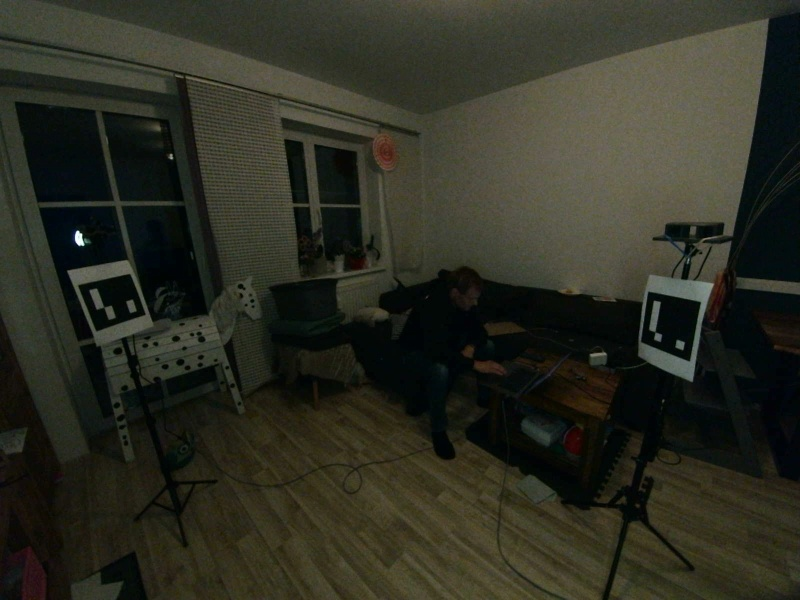
#> input picture elp1_test.jpg, 800 x 600 px, given in place of the camera
$ python calibrate_ov9281_charuco_auto_gated.py
#> lines starting #> are read from the running program, lines starting #| are printed output that depends on the picture
import cv2
import yaml
import time
import numpy as np
from pathlib import Path

BASE = Path.home() / "anthro3d"

LEFT_INDEX = 1
RIGHT_INDEX = 2
WIDTH = 1280
HEIGHT = 800

SQUARES_X = 9
SQUARES_Y = 6
SQUARE_SIZE_M = 0.020
MARKER_SIZE_M = 0.015

MIN_CORNERS_CAPTURE = 8
MIN_CORNERS_STEREO = 6
MIN_PAIRS = 50
MIN_STEREO_PAIRS = 18
AUTO_SAVE_INTERVAL_SEC = 0.5
MIN_CENTER_MOVE_PX = 120.0
MIN_AREA_CHANGE_RATIO = 0.25

OUT_DIR = BASE / "calib_ov9281_charuco_auto_gated"
OUT_DIR.mkdir(exist_ok=True)

def make_board():
    aruco_dict = cv2.aruco.getPredefinedDictionary(cv2.aruco.DICT_4X4_50)
    board = cv2.aruco.CharucoBoard(
        (SQUARES_X, SQUARES_Y),
        SQUARE_SIZE_M,
        MARKER_SIZE_M,
        aruco_dict,
    )
    if hasattr(board, "setLegacyPattern"):
        board.setLegacyPattern(True)
    return board, aruco_dict

def detector_params():
    params = cv2.aruco.DetectorParameters()
    if hasattr(cv2.aruco, "CORNER_REFINE_APRILTAG"):
        params.cornerRefinementMethod = cv2.aruco.CORNER_REFINE_APRILTAG
    elif hasattr(cv2.aruco, "CORNER_REFINE_SUBPIX"):
        params.cornerRefinementMethod = cv2.aruco.CORNER_REFINE_SUBPIX
    return params

def open_cam(idx):
    cap = cv2.VideoCapture(idx)
    cap.set(cv2.CAP_PROP_FRAME_WIDTH, WIDTH)
    cap.set(cv2.CAP_PROP_FRAME_HEIGHT, HEIGHT)
    return cap

def detect_charuco(gray, board, aruco_dict, params):
    marker_corners = None
    marker_ids = None
    try:
        detector = cv2.aruco.CharucoDetector(board)
        ch_corners, ch_ids, marker_corners, marker_ids = detector.detectBoard(gray)
        if ch_corners is not None and ch_ids is not None:
            return ch_corners, ch_ids, int(len(ch_ids)), marker_corners, marker_ids
    except Exception:
        pass
    marker_corners, marker_ids, _ = cv2.aruco.detectMarkers(gray, aruco_dict, parameters=params)
    if marker_ids is None or len(marker_ids) == 0:
        return None, None, 0, marker_corners, marker_ids
    try:
        ok, ch_corners, ch_ids = cv2.aruco.interpolateCornersCharuco(
            marker_corners,
            marker_ids,
            gray,
            board,
        )
    except Exception:
        return None, None, 0, marker_corners, marker_ids
    if ch_corners is None or ch_ids is None:
        return None, None, 0, marker_corners, marker_ids
    return ch_corners, ch_ids, int(len(ch_ids)), marker_corners, marker_ids

def draw_board_frame(vis, ch_corners, marker_corners, ok_color=(0, 255, 0)):
    pts = []
    if ch_corners is not None and len(ch_corners) > 0:
        pts.extend(ch_corners.reshape(-1, 2))
    if marker_corners is not None:
        for c in marker_corners:
            pts.extend(c.reshape(-1, 2))
    if len(pts) < 4:
        return
    pts = np.asarray(pts, dtype=np.float32)
    hull = cv2.convexHull(pts).astype(np.int32)
    cv2.polylines(vis, [hull], True, ok_color, 4)

# [61 lines left out: functions board_corners_3d, calibrate_one, stereo_points, view_signature, is_new_view, not called in this run]

def main():
    board, aruco_dict = make_board()
    params = detector_params()

    cap_l = open_cam(LEFT_INDEX)
    cap_r = open_cam(RIGHT_INDEX)

    if not cap_l.isOpened():
        raise RuntimeError("OV9281 L konnte nicht geoeffnet werden")
    if not cap_r.isOpened():
        raise RuntimeError("OV9281 R konnte nicht geoeffnet werden")

    left_data = []
    right_data = []
    image_size = None
    saved = 0
    live_ok = 0
    skipped_same = 0
    last_auto_save = 0.0
    last_signature = None

    while True:
        ret_l, frame_l = cap_l.read()
#> frame_l is the input picture: shape (600, 800, 3); mean B, G, R 34.8, 46.2, 45.3
        ret_r, frame_r = cap_r.read()

        if not ret_l or not ret_r:
            time.sleep(0.05)
            continue

        gray_l = cv2.cvtColor(frame_l, cv2.COLOR_BGR2GRAY)
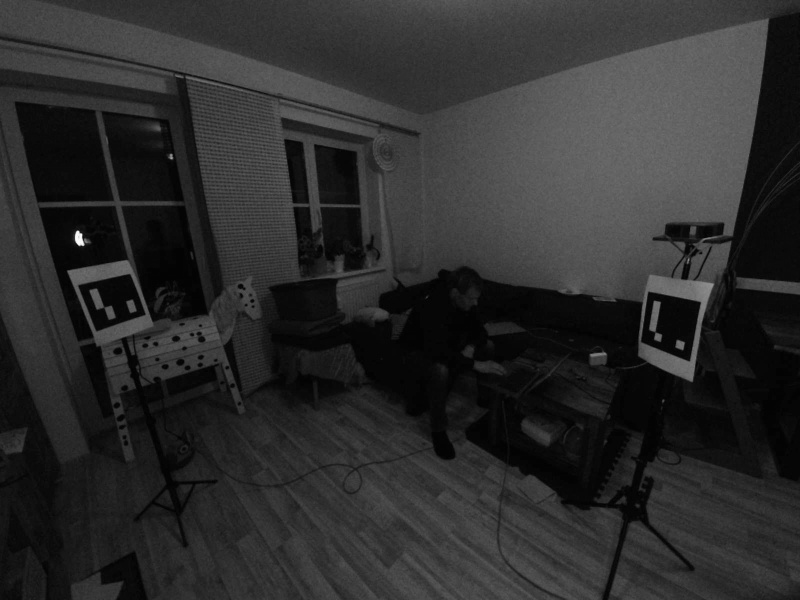
#> gray_l: shape (600, 800); min 0, max 253, mean 44.6
        gray_r = cv2.cvtColor(frame_r, cv2.COLOR_BGR2GRAY)

        image_size = (gray_l.shape[1], gray_l.shape[0])
#> image_size = (800, 600)

        ch_l, ids_l, n_l, marker_corners_l, marker_ids_l = detect_charuco(gray_l, board, aruco_dict, params)
#> in detect_charuco, `ch_corners, ch_ids, marker_corners, marker_ids = detector.detectBoard(..`: marker_corners = ()
#> in detect_charuco, `marker_corners, marker_ids, _ = cv2.aruco.detectMarkers(gray, aruco_di..`: marker_ids = None
#> n_l = 0; marker_corners_l = ()
        ch_r, ids_r, n_r, marker_corners_r, marker_ids_r = detect_charuco(gray_r, board, aruco_dict, params)
#> n_r = 0; marker_corners_r = ()

        markers_l = 0 if marker_ids_l is None else len(marker_ids_l)
#> markers_l = 0
        markers_r = 0 if marker_ids_r is None else len(marker_ids_r)
#> markers_r = 0

        ok_pair = n_l >= MIN_CORNERS_CAPTURE and n_r >= MIN_CORNERS_CAPTURE
#> ok_pair = False
        signature = view_signature(ch_l, ch_r) if ok_pair else None
        new_view = is_new_view(signature, last_signature) if ok_pair else False
#> new_view = False

        if ok_pair:
            live_ok += 1

        vis_l = frame_l.copy()
        vis_r = frame_r.copy()

        if marker_corners_l is not None and marker_ids_l is not None:
            cv2.aruco.drawDetectedMarkers(vis_l, marker_corners_l, marker_ids_l)
        if marker_corners_r is not None and marker_ids_r is not None:
            cv2.aruco.drawDetectedMarkers(vis_r, marker_corners_r, marker_ids_r)
        if ch_l is not None:
            cv2.aruco.drawDetectedCornersCharuco(vis_l, ch_l, ids_l)
        if ch_r is not None:
            cv2.aruco.drawDetectedCornersCharuco(vis_r, ch_r, ids_r)

        color = (0, 255, 0) if ok_pair and new_view else (0, 180, 255) if ok_pair else (0, 0, 255)
#> color = (0, 0, 255)

        draw_board_frame(vis_l, ch_l, marker_corners_l, color)
#> after the loop in draw_board_frame, `for c in marker_corners:`: pts = []
        draw_board_frame(vis_r, ch_r, marker_corners_r, color)

        cv2.rectangle(vis_l, (10, 10), (760, 185), (0, 0, 0), -1)
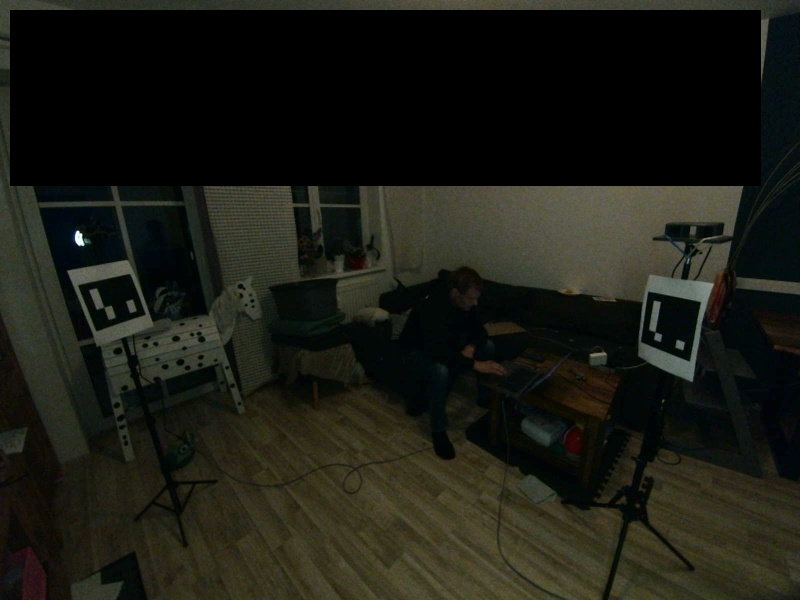
#> vis_l: shape (600, 800, 3); mean B, G, R 20.3, 27.9, 27.2
        cv2.rectangle(vis_r, (10, 10), (760, 185), (0, 0, 0), -1)

        status = "NEUE POSITION" if ok_pair and new_view else "BEWEGEN" if ok_pair else "BOARD SUCHEN"
#> status = 'BOARD SUCHEN'

        cv2.putText(vis_l, f"L Charuco: {n_l}  ArUco: {markers_l}", (20, 45), cv2.FONT_HERSHEY_SIMPLEX, 1.0, color, 2)
        cv2.putText(vis_l, f"saved: {saved}/{MIN_PAIRS}  ok: {live_ok}  same: {skipped_same}", (20, 85), cv2.FONT_HERSHEY_SIMPLEX, 1.0, color, 2)
        cv2.putText(vis_l, status, (20, 125), cv2.FONT_HERSHEY_SIMPLEX, 1.0, color, 2)
        cv2.putText(vis_l, "s=manuell speichern  q=abbrechen", (20, 165), cv2.FONT_HERSHEY_SIMPLEX, 0.8, color, 2)
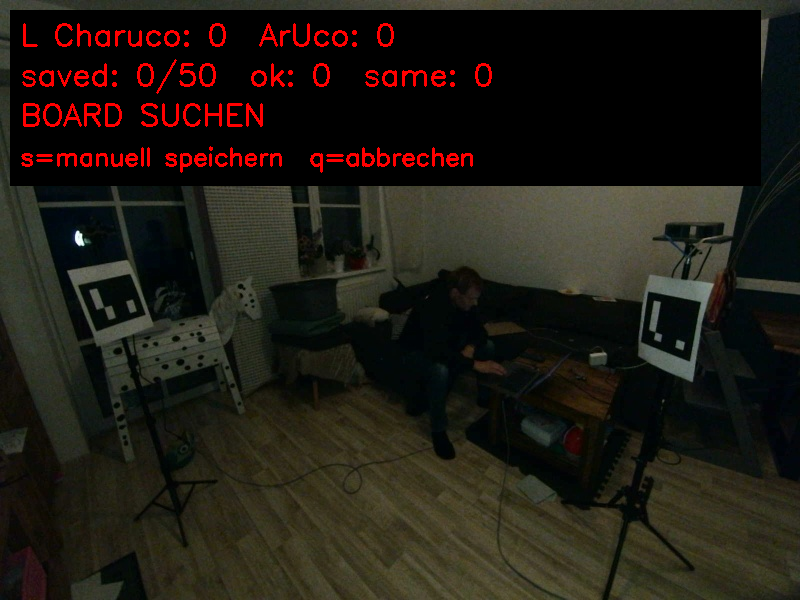
#> vis_l: shape (600, 800, 3); mean B, G, R 20.3, 27.9, 32.2

        cv2.putText(vis_r, f"R Charuco: {n_r}  ArUco: {markers_r}", (20, 45), cv2.FONT_HERSHEY_SIMPLEX, 1.0, color, 2)
        cv2.putText(vis_r, f"saved: {saved}/{MIN_PAIRS}  ok: {live_ok}  same: {skipped_same}", (20, 85), cv2.FONT_HERSHEY_SIMPLEX, 1.0, color, 2)
        cv2.putText(vis_r, status, (20, 125), cv2.FONT_HERSHEY_SIMPLEX, 1.0, color, 2)
        cv2.putText(vis_r, "s=manuell speichern  q=abbrechen", (20, 165), cv2.FONT_HERSHEY_SIMPLEX, 0.8, color, 2)
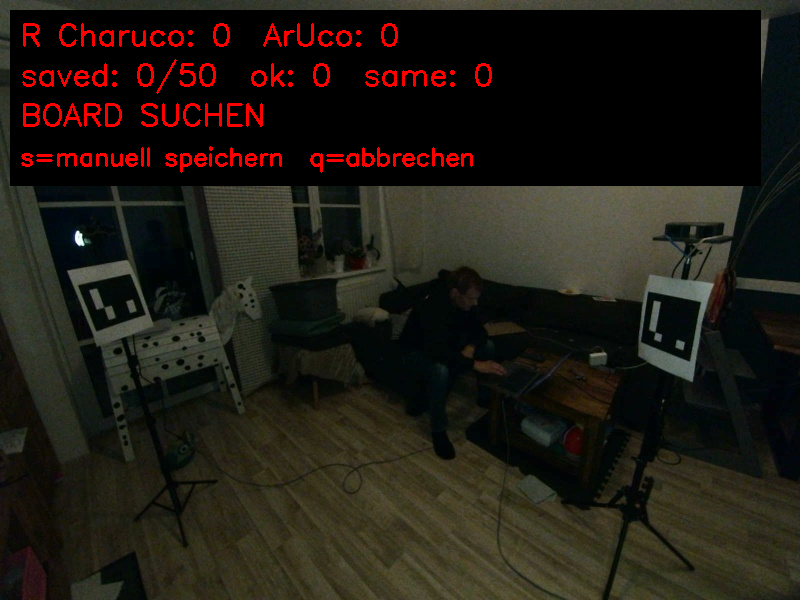
#> vis_r: shape (600, 800, 3); mean B, G, R 20.3, 27.9, 32.3

        combo = np.hstack((cv2.resize(vis_l, (640, 400)), cv2.resize(vis_r, (640, 400))))
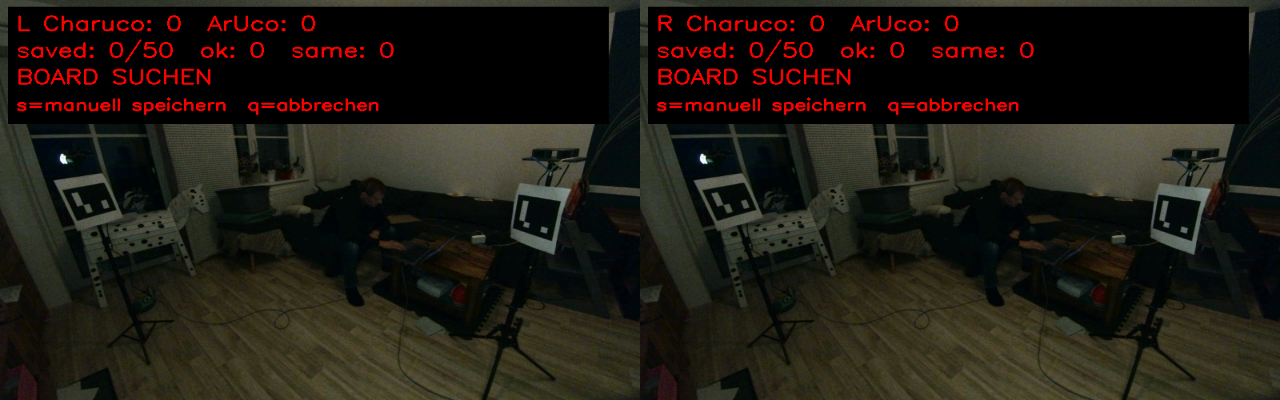
#> combo: shape (400, 1280, 3); mean B, G, R 20.2, 27.9, 32.2
        cv2.imshow("OV9281 Charuco Auto Gated", combo)

        key = cv2.waitKey(1) & 0xFF
#> (key q is pressed here)
        now = time.time()

        manual_save = key == ord("s")

        if ok_pair and saved < MIN_PAIRS and (manual_save or now - last_auto_save >= AUTO_SAVE_INTERVAL_SEC):
            if new_view or manual_save:
                left_data.append((ch_l.copy(), ids_l.copy()))
                right_data.append((ch_r.copy(), ids_r.copy()))
                cv2.imwrite(str(OUT_DIR / f"pair_{saved:03d}_L.png"), frame_l)
                cv2.imwrite(str(OUT_DIR / f"pair_{saved:03d}_R.png"), frame_r)
                saved += 1
                last_auto_save = now
                last_signature = signature
                mode = "manual" if manual_save else "auto"
                print(f"{mode} saved {saved}/{MIN_PAIRS} L_charuco={n_l} R_charuco={n_r} L_aruco={markers_l} R_aruco={markers_r}")
            else:
                skipped_same += 1
                if skipped_same % 20 == 0:
                    print(f"blocked_same_view saved={saved}/{MIN_PAIRS} L_charuco={n_l} R_charuco={n_r} L_aruco={markers_l} R_aruco={markers_r}")

        if saved >= MIN_PAIRS:
            break

        if key == ord("q"):
            break

    cap_l.release()
    cap_r.release()
    cv2.destroyAllWindows()

    if len(left_data) < MIN_STEREO_PAIRS:
#> (the run stopped early here; a loop or call above may not have finished)
